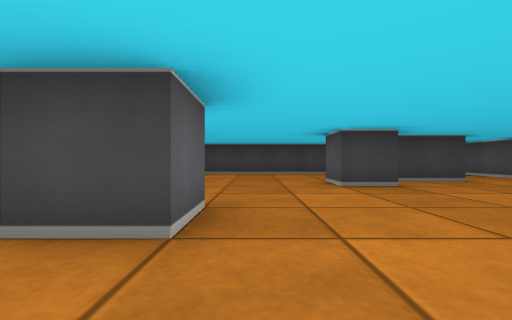
View 1 (above)

17 first-person views from a walk through a cub3D ray-caster map. The camera is about half as high as the walls, looks level and sees 90° across. The floor is counted in squares. Each view is taken from the middle of a square. On the plan, view 1 faces up. The plan holds only what a view shows up to about 9 squares ahead; the rest is blank. The place goes on beyond the plan.

View 2
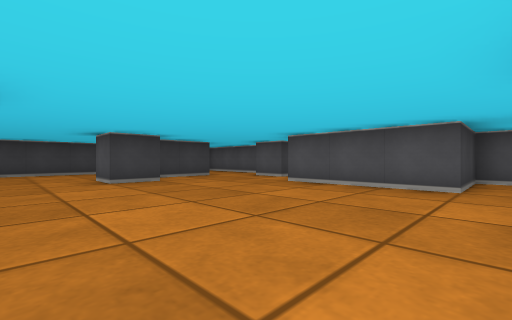

View 3
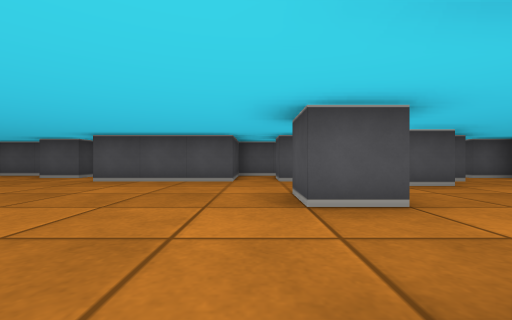

View 4
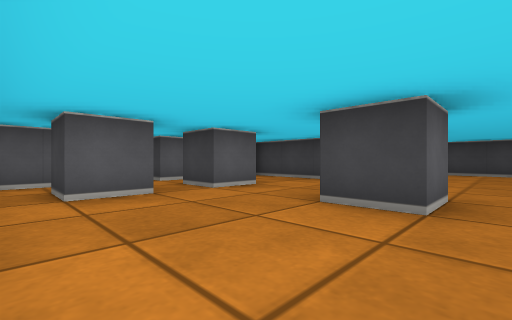

View 5
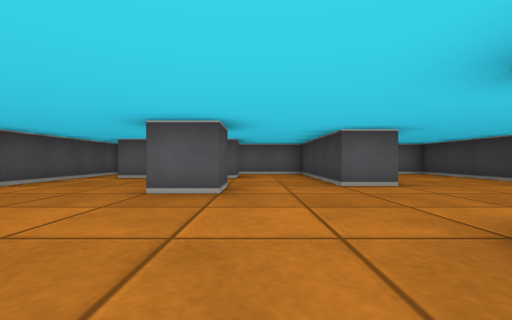

View 6
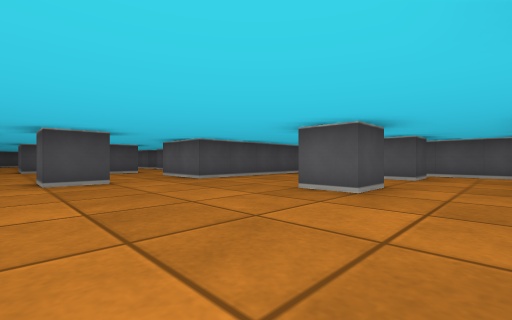

View 7
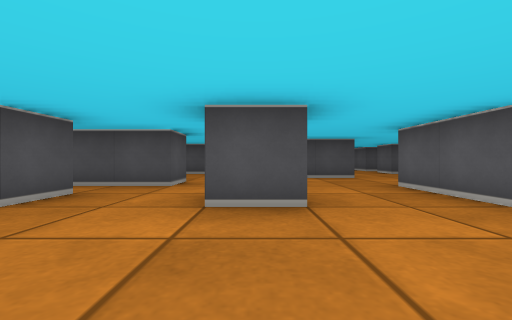

View 8
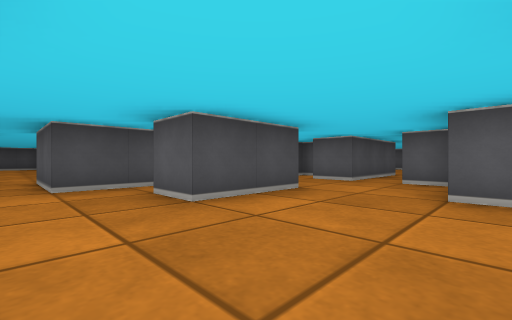

View 9
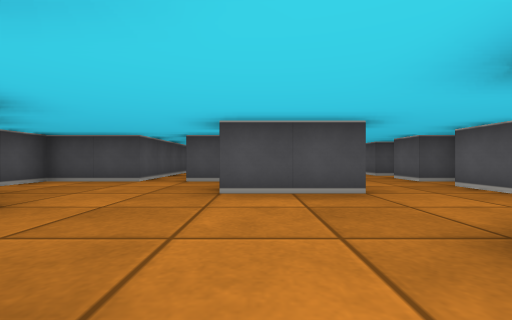

View 10
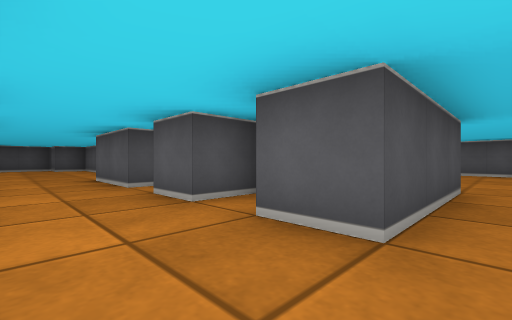

View 11
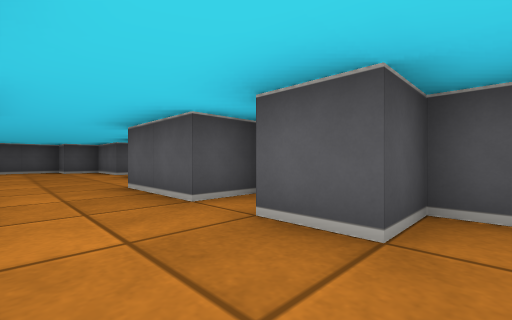

View 12
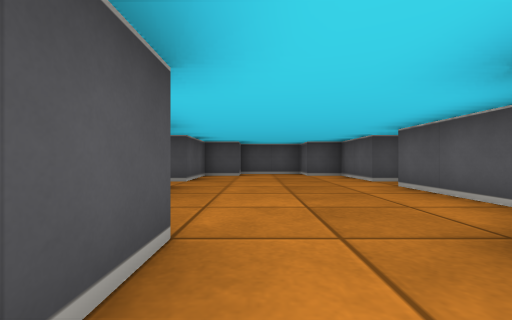

View 13
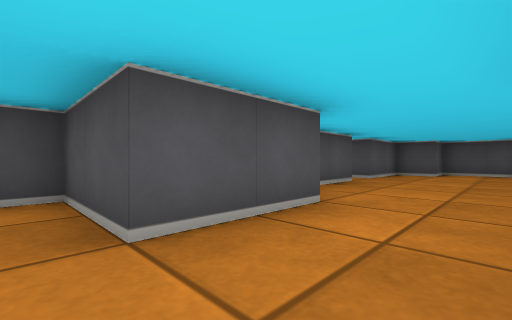

View 14
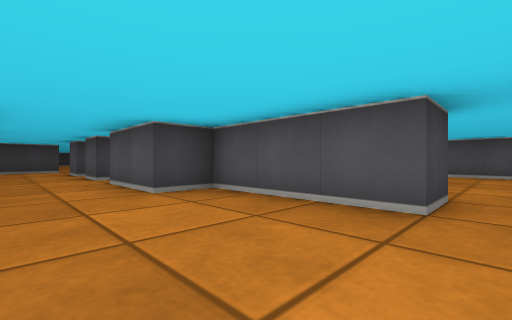

View 15
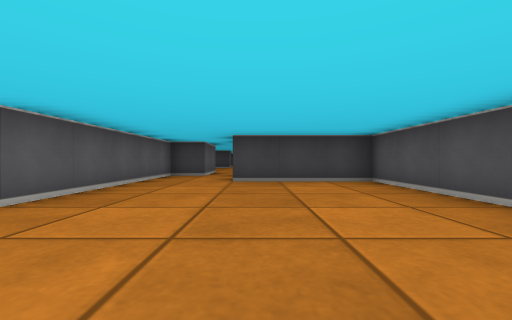

View 16
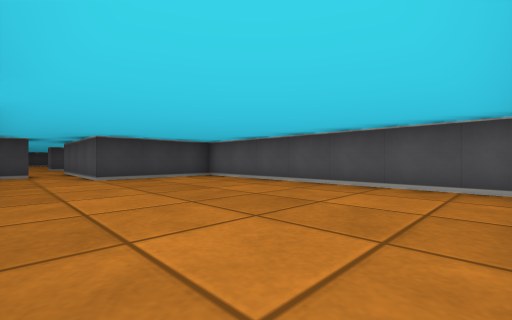

View 17
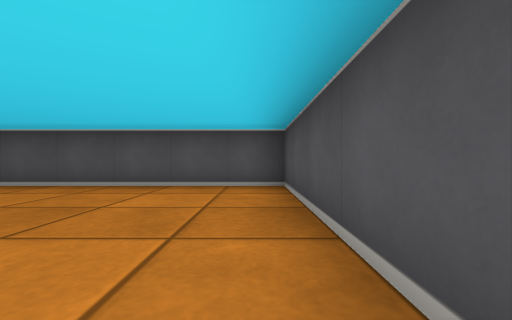

### Floor plan
Points are (right, up) in squares from view 1. A wall is a line through its corners. A room is listed if a view was taken in it or the views show most of it. See-through windows are left out.
Room 1 (views 1, 2, 3, 4, 5, 6, 7, 8, 9, 10)
walls: (-1.5, 2.5) (-0.5, 2.5) (-0.5, 1.5) (-1.5, 1.5); (2.6, 4.5) (1.5, 4.5) (1.5, 5.5); (-1.5, 5.6) (-1.5, 4.5) (-5.5, 4.5) (-5.5, 1.5); (1.5, -2.5) (1.5, -1.5) (2.5, -1.5) (2.5, -2.5); (-3.5, 0.5) (-3.5, -0.5) (-4.5, -0.5); (4.6, 5.5) (2.9, 5.5); (6.1, 3.5) (5.5, 3.5) (5.5, 4.5); (-4.5, 2.5) (-3.5, 2.5) (-3.5, 1.5) (-4.5, 1.5); (4.5, -2.5) (4.5, -1.5) (5.4, -1.5); (6.5, 5.2) (6.5, 8); (6.5, -1.6) (6.5, -0.5) (4.5, -0.5) (4.5, 2.5); (2.4, 8.5) (-5.5, 8.5) (-5.5, 7.8); (-2.5, -3.8) (-2.5, -4.5); (-5.5, -0.4) (-5.5, -1); (3.5, -4.5) (3.5, -3.5) (5.2, -3.5); (-5.4, -1.5) (-0.5, -1.5) (-0.5, -3.5) (-2, -3.5); (-0.5, -5.5) (1.5, -5.5) (1.5, -6.5); (1, -7.5) (2.5, -7.5); (3.5, -7.5) (5.5, -7.5) (5.5, -6.5)
ways out: opening at (-1.5, -6) to room 2; opening at (0.5, -7) to room 2; opening at (3, -7) to room 5; opening at (-3, -5)
Room 2 (view 11)
walls: (-0.5, -6.5) (-0.5, -5.5); (-2.5, -5.5) (-2.5, -6.5); (-3.5, -7) (-3.5, -7.5) (-2.5, -7.5)
ways out: opening at (-1.5, -6) to room 1; opening at (0.5, -7) to room 1; opening at (-1.5, -8) to room 3
Room 3 (views 12, 13)
walls: (-0.5, -8.5) (-0.5, -7.5); (-2.5, -7.5) (-2.5, -8.5); (-3.5, -9.5) (-2.5, -9.5) (-2.5, -11.5); (-0.5, -11.5) (-0.5, -9.5) (1.5, -9.5) (1.5, -9)
ways out: opening at (-1.5, -8) to room 2; opening at (-1.5, -10.5) to room 4
Room 4 (view 14)
walls: (-4.1, -15.5) (-3.5, -15.5) (-3.5, -17.5) (-2.5, -17.5) (-2.5, -18.5) (-0.5, -18.5) (-0.5, -17.5) (0.5, -17.5) (0.5, -15.5) (1, -15.5); (-3.5, -12.5) (-3.5, -14.5); (1.5, -14.5) (0.5, -14.5) (0.5, -11.5) (-0.5, -11.5)
ways out: opening at (-1.5, -10.5) to room 3; opening at (1, -15) to room 5
Room 5 (views 15, 16, 17)
walls: (2.5, -18.5) (6.5, -18.5) (6.5, -11.5) (3.5, -11.5) (3.5, -7.5); (2.5, -7.5) (2.5, -9.5) (1.5, -9.5) (1.5, -14.5)
ways out: opening at (3, -7) to room 1; opening at (1, -15) to room 4

Positions as (right, up) in squares from view 1, and headings:
1: (0, 0), facing up
2: (0, -1), facing up-right
3: (-1, -1), facing right
4: (0, -1), facing up-left
5: (3, 3), facing left
6: (3, 4), facing down-left
7: (2, 1), facing down
8: (3, -3), facing down-left
9: (1, -2), facing down
10: (-1, -5), facing down-left
11: (-1, -7), facing down-left
12: (-1, -10), facing down
13: (-2, -9), facing down-right
14: (-2, -15), facing up-right
15: (4, -17), facing up
16: (2, -18), facing up-right
17: (2, -18), facing right
